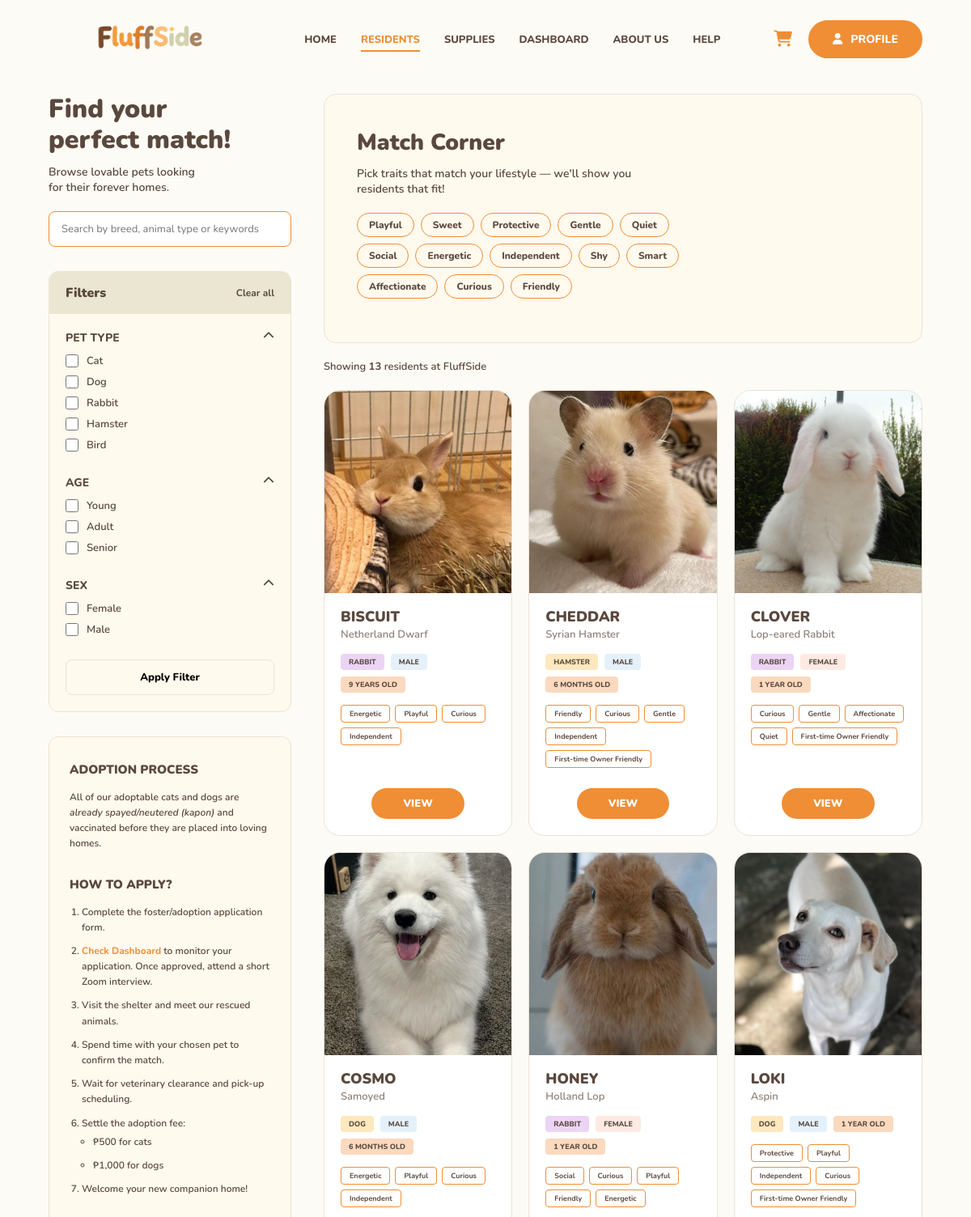
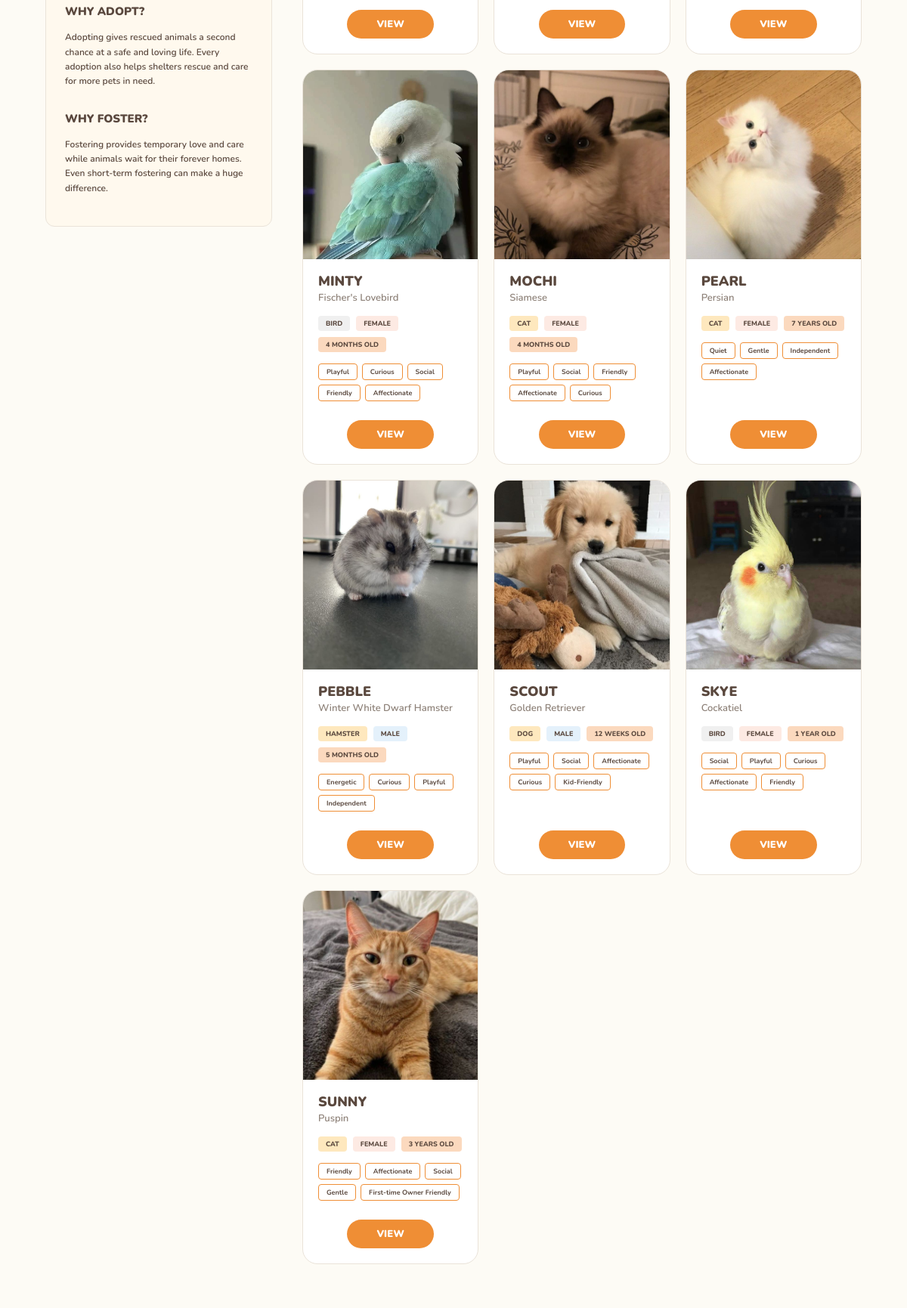
The page /residents.php (signed in, upper part) on the database its author committed (2 pictures, top to bottom).
### tables this page shows
CREATE TABLE `tbl_pets` (
  `pet_id` varchar(60) NOT NULL,
  `pet_name` varchar(100) NOT NULL,
  `breed` varchar(100) DEFAULT NULL,
  `animal_type` enum('DOG','CAT','RABBIT','HAMSTER','BIRD','OTHER') NOT NULL,
  `gender` enum('MALE','FEMALE') NOT NULL,
  `age_desc` varchar(60) DEFAULT NULL,
  `age_group` enum('Young','Adult','Senior') DEFAULT 'Adult',
  `image_path` varchar(255) DEFAULT NULL,
  `description` text DEFAULT NULL,
  `is_available` tinyint(1) NOT NULL DEFAULT 1,
  `created_at` timestamp NOT NULL DEFAULT current_timestamp()
);

### db_helper.inc.php (called while the page is built, shortened)
<?php
function get_all_pets(): array {
    global $pdo;
    $pets = $pdo->query("SELECT * FROM tbl_pets WHERE is_available = 1 ORDER BY pet_id")->fetchAll(PDO::FETCH_ASSOC);
    foreach ($pets as &$pet) {
        $pet = _hydrate_pet($pet);
    }
    return $pets;
}
function _hydrate_pet(array $pet): array {
    global $pdo;
    $pet['id']        = $pet['pet_id'];
    $pet['name']      = $pet['pet_name'];
    $pet['type']      = $pet['animal_type'];
    $pet['age']       = $pet['age_desc'];
    $pet['image']     = $pet['image_path'];
    $g = $pdo->prepare("SELECT image_path FROM tbl_pet_gallery WHERE pet_id = ? ORDER BY sort_order");
    $g->execute([$pet['pet_id']]);
    $pet['gallery'] = array_column($g->fetchAll(PDO::FETCH_ASSOC), 'image_path');
    $t = $pdo->prepare("SELECT trait_type, trait_value FROM tbl_pet_traits WHERE pet_id = ?");
    $t->execute([$pet['pet_id']]);
    $pet['traits'] = $pet['likes'] = $pet['dislikes'] = [];
    foreach ($t->fetchAll(PDO::FETCH_ASSOC) as $row) {
        $pet[$row['trait_type'] . 's'][] = $row['trait_value'];
    }
    $t2 = $pdo->prepare("SELECT trait_value FROM tbl_pet_traits WHERE pet_id = ? AND trait_type = 'trait'");
    $t2->execute([$pet['pet_id']]);
    $pet['traits'] = array_column($t2->fetchAll(PDO::FETCH_ASSOC), 'trait_value');
    return $pet;
}

### residents.php (the view, shortened to what this page needs)
<?php
require_once 'db.inc.php'; require_once 'db_helper.inc.php';
$_pets_arr = get_all_pets();
$pets = [];
foreach ($_pets_arr as $p) { $pets[$p['id']] = $p; }
$search_query = trim($_GET['search'] ?? '');
$filtered = $pets;
$filter_types   = $_GET['type']   ?? [];
$filter_ages    = $_GET['age']    ?? [];
$filter_genders = $_GET['gender'] ?? [];
$filter_traits = $_GET['trait'] ?? [];
function h(string $s): string
{
    return htmlspecialchars($s, ENT_QUOTES, 'UTF-8');
}
function type_class(string $type): string
{
    return match (strtoupper($type)) {
        'DOG' => 'tag-dog',
        'CAT' => 'tag-cat',
        'RABBIT' => 'tag-rabbit',
        'HAMSTER' => 'tag-hamster',
        default => 'tag-gray',
    };
}
function gender_class(string $gender): string
{
    return strtoupper($gender) === 'MALE' ? 'tag-male' : 'tag-female';
}
function age_class(string $age, string $age_group = ''): string
{
    if (stripos($age, 'week') !== false || stripos($age, 'month') !== false) {
        return 'tag-age-baby';
    }
    return strtoupper($age_group) === 'SENIOR' ? 'tag-age-senior' : 'tag-age';
}
?>
<!DOCTYPE html>
<html lang="en">
<head>
    <link rel="stylesheet" href="https://cdnjs.cloudflare.com/ajax/libs/font-awesome/6.4.0/css/all.min.css">
</head>
<body>
    <div class="container">
        <?php include 'header.php'; ?>
        <main class="page-layout">
            <aside class="sidebar">
                <h1>Find your<br>perfect match!</h1>
                <p class="subtitle">Browse lovable pets looking<br>for their forever homes.</p>
                <form method="GET" action="residents.php" id="filterForm">
                    <input type="text" name="search" class="search-box"
                        placeholder="Search by breed, animal type or keywords"
                        value="<?= h($search_query) ?>">
                    <div class="filter-container">
                        <div class="filter-header">
                            <span>Filters</span>
                            <a href="residents.php">Clear all</a>
                        </div>
                        <div class="filter-body">
                            <div class="filter-group">
                                <div class="filter-group-title" onclick="toggleGroup('group-type')">
                                    PET TYPE <i class="fas fa-chevron-up" id="icon-group-type"></i>
                                </div>
                                <div class="filter-items" id="group-type">
                                    <?php foreach (['Cat', 'Dog', 'Rabbit', 'Hamster', 'Bird'] as $t): ?>
                                        <label class="filter-item">
                                            <input type="checkbox" name="type[]" value="<?= h($t) ?>"
                                                <?= in_array(strtolower($t), array_map('strtolower', $filter_types)) ? 'checked' : '' ?>>
                                            <?= h($t) ?>
                                        </label>
                                    <?php endforeach; ?>
                                </div>
                            </div>
                            <div class="filter-group">
                                <div class="filter-group-title" onclick="toggleGroup('group-age')">
                                    AGE <i class="fas fa-chevron-up" id="icon-group-age"></i>
                                </div>
                                <div class="filter-items" id="group-age">
                                    <?php foreach (['Young', 'Adult', 'Senior'] as $a): ?>
                                        <label class="filter-item">
                                            <input type="checkbox" name="age[]" value="<?= h($a) ?>"
                                                <?= in_array($a, $filter_ages) ? 'checked' : '' ?>>
                                            <?= h($a) ?>
                                        </label>
                                    <?php endforeach; ?>
                                </div>
                            </div>
                            <div class="filter-group">
                                <div class="filter-group-title" onclick="toggleGroup('group-sex')">
                                    SEX <i class="fas fa-chevron-up" id="icon-group-sex"></i>
                                </div>
                                <div class="filter-items" id="group-sex">
                                    <?php foreach (['Female', 'Male'] as $g): ?>
                                        <label class="filter-item">
                                            <input type="checkbox" name="gender[]" value="<?= h($g) ?>"
                                                <?= in_array(strtolower($g), array_map('strtolower', $filter_genders)) ? 'checked' : '' ?>>
                                            <?= h($g) ?>
                                        </label>
                                    <?php endforeach; ?>
                                </div>
                            </div>
                            <button type="submit" class="btn-apply">Apply Filter</button>
                        </div>
                    </div>
                </form>
                <div class="info-box">
                    <div class="info-section">
                        <h3>ADOPTION PROCESS</h3>
                        <p>All of our adoptable cats and dogs are <i>already spayed/neutered (kapon)</i> and vaccinated before they are placed into loving homes.</p>
                    </div>
                    <div class="info-section">
                        <h3>HOW TO APPLY?</h3>
                        <ol>
                            <li>Complete the foster/adoption application form.</li>
                            <li><a href="dashboard.php">Check Dashboard</a> to monitor your application. Once approved, attend a short Zoom interview.</li>
                            <li>Visit the shelter and meet our rescued animals.</li>
                            <li>Spend time with your chosen pet to confirm the match.</li>
                            <li>Wait for veterinary clearance and pick-up scheduling.</li>
                            <li>Settle the adoption fee:
                                <ul style="padding-left:14px; margin-top:4px;">
                                    <li>₱500 for cats</li>
                                    <li>₱1,000 for dogs</li>
                                </ul>
                            </li>
                            <li>Welcome your new companion home!</li>
                        </ol>
                    </div>
                    <div class="info-section">
                        <h3>WHY ADOPT?</h3>
                        <p>Adopting gives rescued animals a second chance at a safe and loving life. Every adoption also helps shelters rescue and care for more pets in need.</p>
                    </div>
                    <div class="info-section">
                        <h3>WHY FOSTER?</h3>
                        <p>Fostering provides temporary love and care while animals wait for their forever homes. Even short-term fostering can make a huge difference.</p>
                    </div>
                </div>
            </aside>
            <section class="main-content">
                     <div class="match-banner">
                        <div class="banner-text">
                            <h2>Match Corner</h2>
                            <p>Pick traits that match your lifestyle — we'll show you residents that fit!</p>
                            <form method="GET" action="residents.php" id="traitForm">
                                <div class="trait-filter-cloud">
                                    <?php
                                    $all_traits = ['Playful', 'Sweet', 'Protective', 'Gentle', 'Quiet',
                                                'Social', 'Energetic', 'Independent', 'Shy', 'Smart',
                                                'Affectionate', 'Curious', 'Friendly'];
                                    foreach ($all_traits as $trait):
                                        $active = in_array($trait, $filter_traits) ? 'trait-tag-active' : '';
                                    ?>
                                        <label class="trait-tag <?= $active ?>">
                                            <?= h($trait) ?>
                                        </label>
                                    <?php endforeach; ?>
                                </div>
                            </form>
                        </div>
                    </div>
                <p class="results-count">
                    Showing <strong><?= count($filtered) ?></strong>
                    <?= count($filtered) === 1 ? 'resident' : 'residents' ?> at FluffSide
                </p>
                <?php if (empty($filtered)): ?>
                    <div class="no-results">
                        <i class="fas fa-paw"></i>
                        No pets found matching your search. Try different keywords or clear the filters.
                    </div>
                <?php else: ?>
                    <div class="pet-grid">
                        <?php foreach ($filtered as $pet): ?>
                            <div class="pet-card">
                                <img src="<?= h($pet['image']) ?>"
                                    alt="<?= h($pet['name']) ?>"
                                    class="pet-img"
                                    onerror="this.src='placeholder.jpg'; this.style.backgroundColor='#ddd';">
                                <div class="pet-info">
                                    <div class="pet-header">
                                        <h3><?= h($pet['name']) ?></h3>
                                        <p><?= h($pet['breed']) ?></p>
                                    </div>
                                    <div class="basic-tags">
                                        <span class="tag-basic <?= type_class($pet['type']) ?>"><?= h($pet['type']) ?></span>
                                        <span class="tag-basic <?= gender_class($pet['gender']) ?>"><?= h($pet['gender']) ?></span>
                                        <span class="tag-basic <?= age_class($pet['age'], $pet['age_group']) ?>"><?= h($pet['age']) ?></span>
                                    </div>
                                    <div class="trait-tags">
                                        <?php foreach ($pet['traits'] as $trait): ?>
                                            <span class="tag-trait"><?= h($trait) ?></span>
                                        <?php endforeach; ?>
                                    </div>
                                    <a href="pet.php?id=<?= h($pet['id']) ?>" class="btn-view">VIEW</a>
                                </div>
                            </div>
                        <?php endforeach; ?>
                    </div>
                <?php endif; ?>
            </section>
        </main>
    </div>
</body>
</html>

### header.php (style rules this page uses)
:root { --primary-orange: #EF8E35; --primary-hover: #D67A26; --bg-light: #FDFBF5; --text-dark: #5A483E; --text-light: #8E8279; --accent-yellow: #F6D884; --accent-green-light: #E1E8B8; --bg-yellow-light: #FCEABB; --bg-pink-light: #F8E1DF; --bg-blue-light: #DEEBF7; --btn-green: #9BB374; --footer-green: #B8C7A1; --white: #FFFFFF; }
* { margin: 0; padding: 0; box-sizing: border-box; font-family: 'Nunito', sans-serif; }
body { background-color: var(--bg-light); color: var(--text-dark); min-height: 100vh; display: flex; flex-direction: column; overflow-x: hidden; }

### rows shown on the page
tbl_pets: image_path (picture), pet_name "BISCUIT", breed "Netherland Dwarf", animal_type "RABBIT", gender "MALE", age_desc "9 YEARS OLD", trait "Energetic", trait "Playful", trait "Curious", trait "Independent"
tbl_pets: image_path (picture), pet_name "CHEDDAR", breed "Syrian Hamster", animal_type "HAMSTER", gender "MALE", age_desc "6 MONTHS OLD", trait "Friendly", trait "Curious", trait "Gentle", trait "Independent", trait "First-time Owner Friendly"
tbl_pets: image_path (picture), pet_name "CLOVER", breed "Lop-eared Rabbit", animal_type "RABBIT", gender "FEMALE", age_desc "1 YEAR OLD", trait "Curious", trait "Gentle", trait "Affectionate", trait "Quiet", trait "First-time Owner Friendly"
tbl_pets: image_path (picture), pet_name "COSMO", breed "Samoyed", animal_type "DOG", gender "MALE", age_desc "6 MONTHS OLD", trait "Energetic", trait "Playful", trait "Curious", trait "Independent"
tbl_pets: image_path (picture), pet_name "HONEY", breed "Holland Lop", animal_type "RABBIT", gender "FEMALE", age_desc "1 YEAR OLD", trait "Social", trait "Curious", trait "Playful", trait "Friendly", trait "Energetic"
tbl_pets: image_path (picture), pet_name "LOKI", breed "Aspin", animal_type "DOG", gender "MALE", age_desc "1 YEAR OLD", trait "Protective", trait "Playful", trait "Independent", trait "Curious", trait "First-time Owner Friendly"
tbl_pets: image_path (picture), pet_name "MINTY", breed "Fischer's Lovebird", animal_type "BIRD", gender "FEMALE", age_desc "4 MONTHS OLD", trait "Playful", trait "Curious", trait "Social", trait "Friendly", trait "Affectionate"
tbl_pets: image_path (picture), pet_name "MOCHI", breed "Siamese", animal_type "CAT", gender "FEMALE", age_desc "4 MONTHS OLD", trait "Playful", trait "Social", trait "Friendly", trait "Affectionate", trait "Curious"
tbl_pets: image_path (picture), pet_name "PEARL", breed "Persian", animal_type "CAT", gender "FEMALE", age_desc "7 YEARS OLD", trait "Quiet", trait "Gentle", trait "Independent", trait "Affectionate"
tbl_pets: image_path (picture), pet_name "PEBBLE", breed "Winter White Dwarf Hamster", animal_type "HAMSTER", gender "MALE", age_desc "5 MONTHS OLD", trait "Energetic", trait "Curious", trait "Playful", trait "Independent"
tbl_pets: image_path (picture), pet_name "SCOUT", breed "Golden Retriever", animal_type "DOG", gender "MALE", age_desc "12 WEEKS OLD", trait "Playful", trait "Social", trait "Affectionate", trait "Curious", trait "Kid-Friendly"
tbl_pets: image_path (picture), pet_name "SKYE", breed "Cockatiel", animal_type "BIRD", gender "FEMALE", age_desc "1 YEAR OLD", trait "Social", trait "Playful", trait "Curious", trait "Affectionate", trait "Friendly"
tbl_pets: image_path (picture), pet_name "SUNNY", breed "Puspin", animal_type "CAT", gender "FEMALE", age_desc "3 YEARS OLD", trait "Friendly", trait "Affectionate", trait "Social", trait "Gentle", trait "First-time Owner Friendly"

### other values the page prints
$t "Cat"
$t "Dog"
$t "Rabbit"
$t "Hamster"
$t "Bird"
$a "Young"
$a "Adult"
$a "Senior"
$g "Female"
$g "Male"
$trait "Playful"
$trait "Sweet"
$trait "Protective"
$trait "Gentle"
$trait "Quiet"
